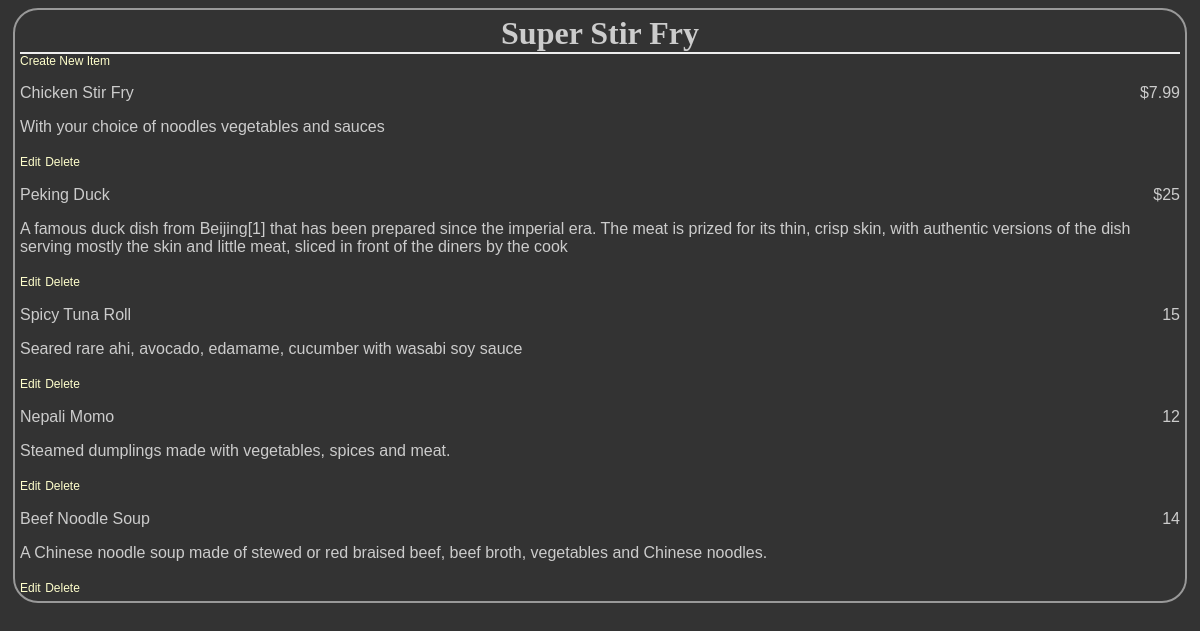
Page /restaurants/2/menu on the committed database.
### database_setup.py (models this page shows, shortened)
class Restaurant(Base):
    __tablename__ = 'restaurant'
    id = Column(Integer, primary_key=True)
    name = Column(String(250), nullable=False)

class MenuItem(Base):
    __tablename__ = 'menu_item'
    name = Column(String(80), nullable=False)
    id = Column(Integer, primary_key=True)
    description = Column(String(250))
    price = Column(String(8))
    course = Column(String(250))
    restaurant_id = Column(Integer, ForeignKey('restaurant.id'))
    restaurant = relationship(Restaurant)

### project.py (the view)
@app.route('/')
@app.route('/restaurants/<int:restaurant_id>/menu')
def restaurantMenu(restaurant_id):
    restaurant = session.query(Restaurant).filter_by(id=restaurant_id).one()
    items = session.query(MenuItem).filter_by(restaurant_id=restaurant_id)
    return render_template(
        'menu.html', restaurant=restaurant, items=items, restaurant_id=restaurant_id)

### templates/menu.html (shortened to what this page needs)
<html>
<head>
	<link rel=stylesheet type=text/css href="{{ url_for('static', filename='styling.css') }}">
	</head>
	<body>
	<div class = 'pane'>
		<div class = 'header'>
		<h1>{{ restaurant.name }}</h1>
	</div>
	<a href = '{{url_for('newMenuItem', restaurant_id = restaurant.id) }}'>Create New Item</a>
		{% for i in items %}
    <div class = 'nameAndPrice'>
		<span class = 'name'><p>{{i.name}}</p></span>
		<span class = 'price'>
		<p>{{i.price}} </p>
	</span>
	</div>
	<div class = 'description'>
		<p>{{i.description}}</p>
	</div>
	<div class = "editdeletepane">
	<a href='{{url_for('editMenuItem',restaurant_id = restaurant.id, menu_id=i.id)}}' >Edit</a>
	<a href='{{url_for('deleteMenuItem', restaurant_id = restaurant.id, menu_id=i.id)}}' >
	Delete</a>
	</div>
		{% endfor %}
</div>
	</body>
</html>

### static/styling.css (style rules this page uses)
body { font-family: sans-serif; background-color: #333333; background-image: url('https://cloud.githubusercontent.com/assets/9041401/6119508/7cbced14-b07e-11e4-9dbd-f01488203879.jpg') }
h1, h2, h3, h4 { color: #CCCCCC; }
h1, h2 { font-family: 'Georgia', serif; margin: 0; }
h1 { border-bottom: 2px solid #eee; }
p { color: #CCCCCC; }
a { text-decoration: none; color:#FFFFCC; font-size: .75em; }
.pane { position:center; left: 25%; border: 2px solid; border-radius: 25px; padding: 5px; margin: 5px; border-color: #999999; background-color: #333333; }
.header { left:50%; text-align: center; }
.name { width:50%;display: inline-block; float: left; }
.price { text-align: right; width:50%; float: right; }

### rows in the picture
Restaurant: name "Super Stir Fry"
MenuItem: name "Chicken Stir Fry", price "$7.99", description "With your choice of noodles vegetables and sauces"
MenuItem: name "Peking Duck", price "$25", description "A famous duck dish from Beijing[1] that has been prepared since the imperial era. The meat is prized for its thin, crisp skin, with authentic versions of the dish serving mostly the skin and little meat, sliced in front of the diners by the cook"
MenuItem: name "Spicy Tuna Roll", price "15", description "Seared rare ahi, avocado, edamame, cucumber with wasabi soy sauce"
MenuItem: name "Nepali Momo", price "12", description "Steamed dumplings made with vegetables, spices and meat."
MenuItem: name "Beef Noodle Soup", price "14", description "A Chinese noodle soup made of stewed or red braised beef, beef broth, vegetables and Chinese noodles."
